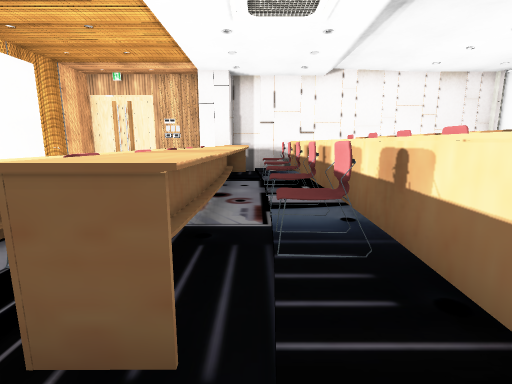
[1] (above)

13 first-person views from a walk through a 3-D level made in the Unity game engine. The camera is 1.3 m above the floor, tilts 10° down and sees 85° across. The floor is counted in squares, 1 m on a side. Each view is taken from the middle of a square. On the plan, view 1 faces up. The plan holds only what a view shows up to about 13 squares ahead; the rest is blank. The place goes on beyond the plan. The player character is not drawn. Some animated figures are not drawn. Some surface patterns are stand-ins.

[2]
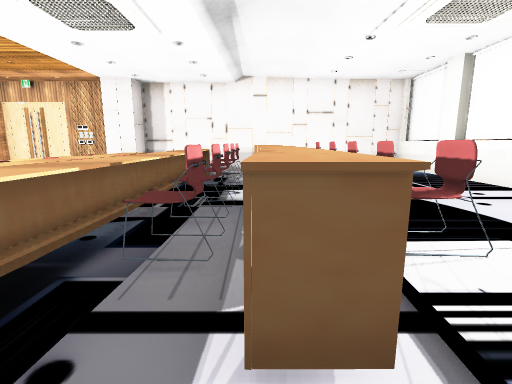

[3]
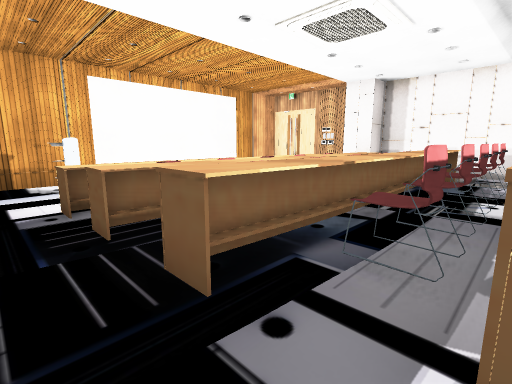

[4]
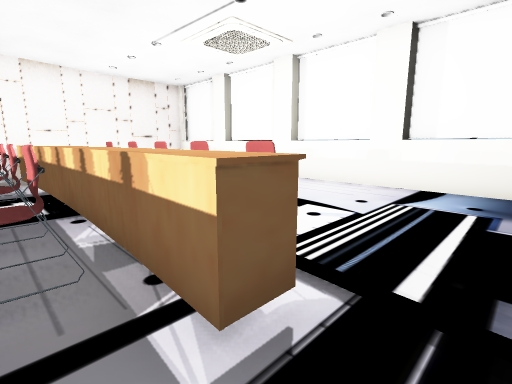

[5]
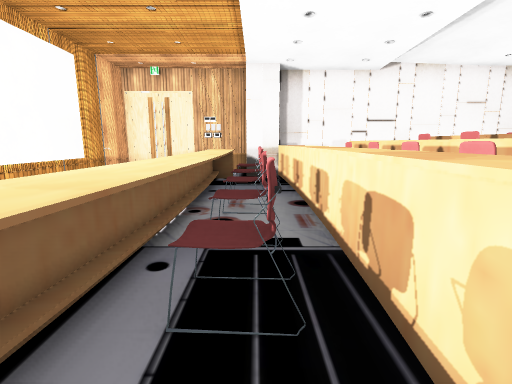

[6]
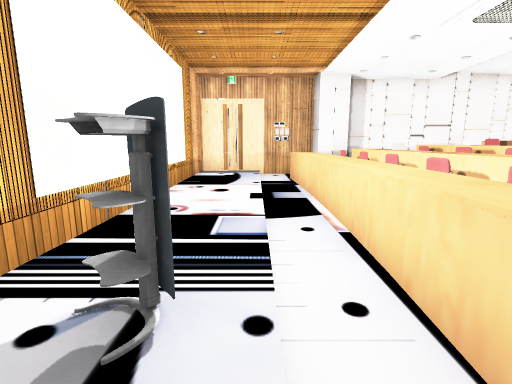

[7]
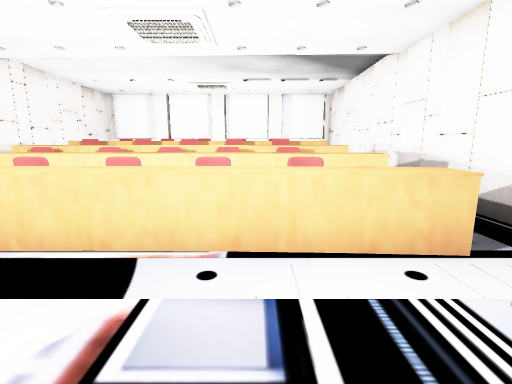

[8]
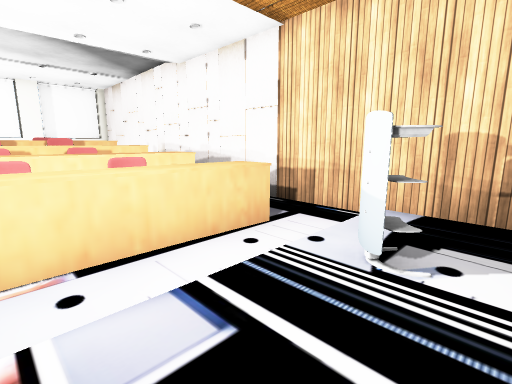

[9]
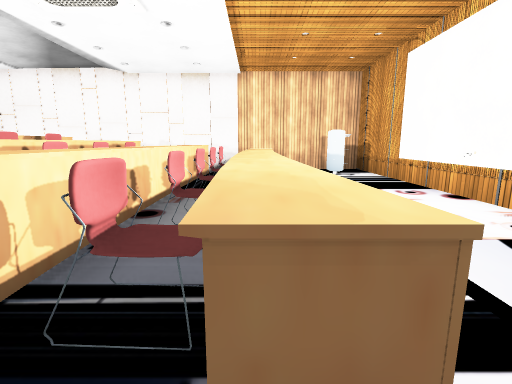

[10]
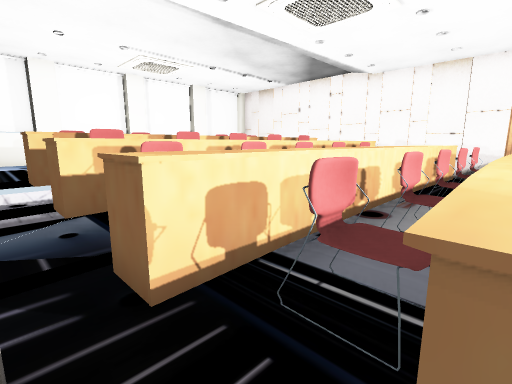

[11]
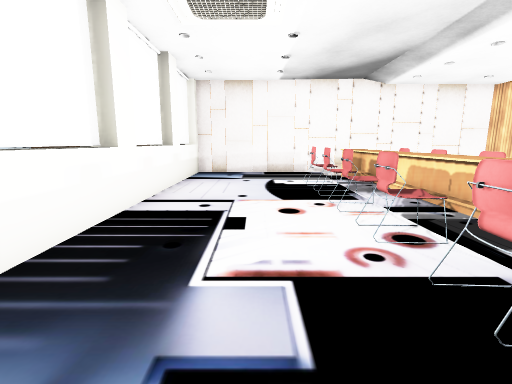

[12]
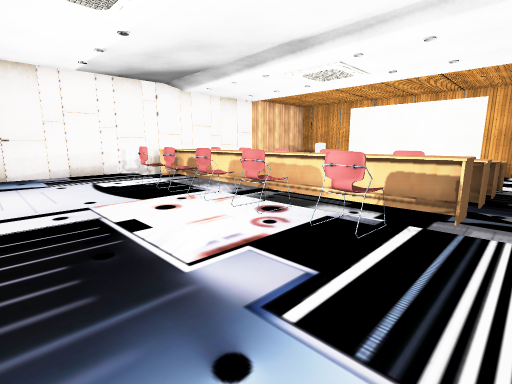

[13]
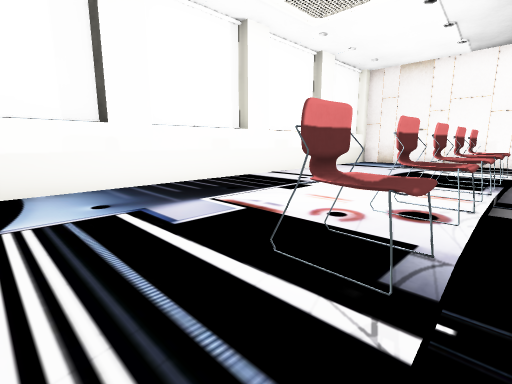

### Floor plan
Key: @ floor where view 1 was taken; # wall or solid block; . main floor; - floor 0.25 m lower than the main floor; _ floor 0.5 m lower than the main floor; / step, stairs or slope; ^ raised ledge; C chair; O other object.
Columns run from 8 left of view 1 to 11 right of it. Each row starts with its distance up from view 1.
 13 ####################
 12 #--/__##___/_/.....#
 11 #--//^ ^__^_^^.....#
 10 #--/_CC^CC^C^CC....#
  9 #--/_^#^^_^_^^.....#
  8 #-O/_CC^CC^C^^C....#
  7 #--/_^#^CC^C^^C....#
  6 #--/_CC^CC^C^^C....#
  5 #--/_CC^CC^C^CC....#
  4 #--/_^#^^C^C^^.....#
  3 #--/_CC^CC^C^CC....#
  2 #-^/_^_^^-^-^^.....#
  1 #--//^_^//^-^/.....#
  0 #--/____@----/.....#
 -1 ####################

Positions as (right, up) in squares from view 1, and headings:
1: (0, 0), facing up
2: (4, 0), facing up
3: (4, 0), facing up-left
4: (3, 0), facing up-right
5: (-2, 1), facing up
6: (-5, 0), facing up
7: (-7, 4), facing right
8: (-7, 5), facing down-right
9: (-3, 12), facing down
10: (-3, 12), facing down-right
11: (8, 12), facing down
12: (10, 12), facing down-left
13: (5, 12), facing down-right
